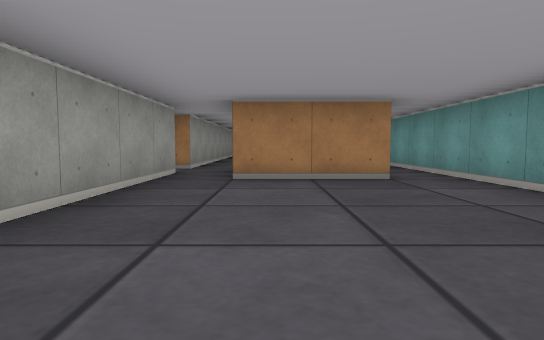
[1] (above)

24 first-person views from a walk through a cub3D level. The camera is about half as high as the walls, tilts 4° down and sees 75° across. The floor is counted in squares. Each view is taken from the middle of a square. On the plan, view 1 faces up. The plan holds only what a view shows up to about 9 squares ahead; the rest is blank.

[2]
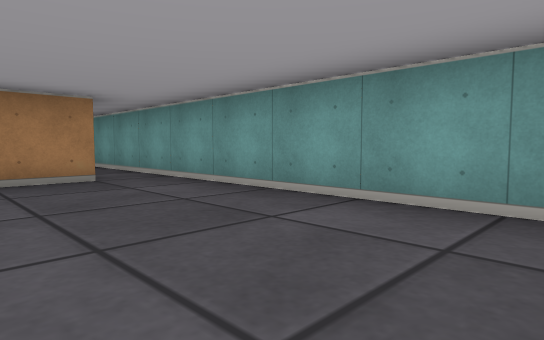

[3]
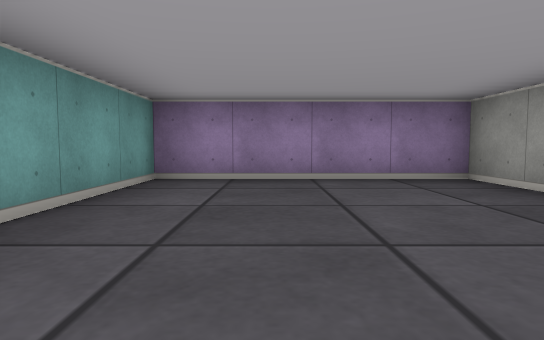

[4]
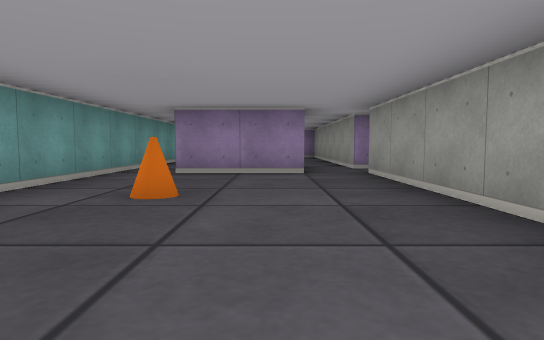

[5]
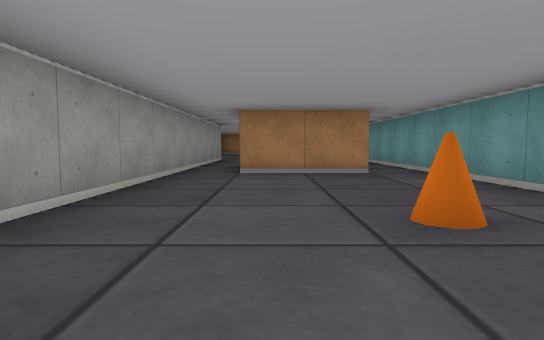

[6]
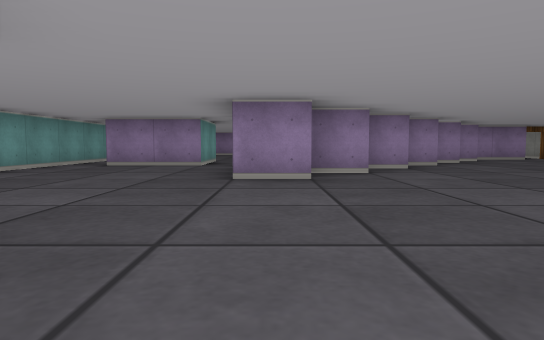

[7]
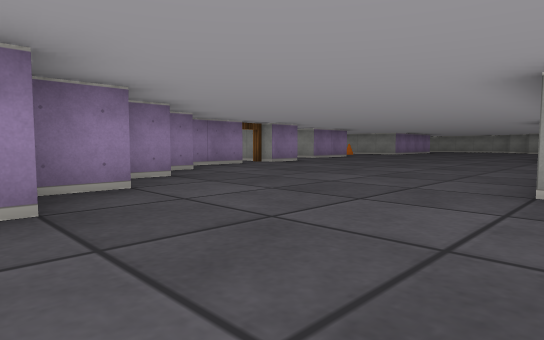

[8]
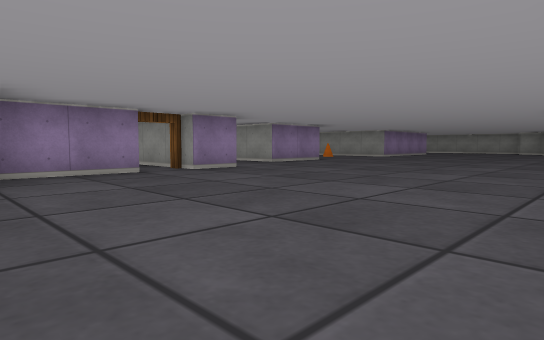

[9]
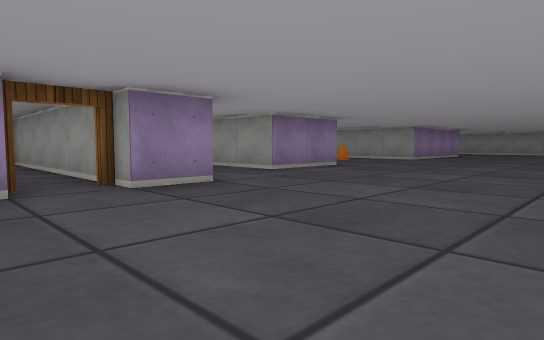

[10]
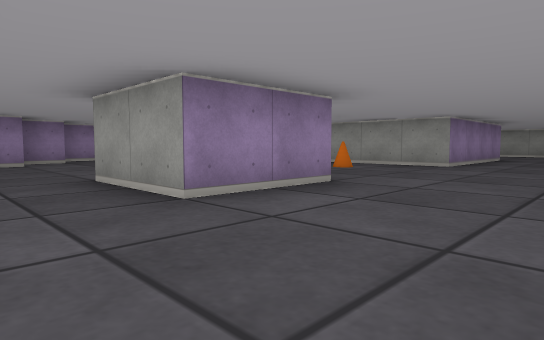

[11]
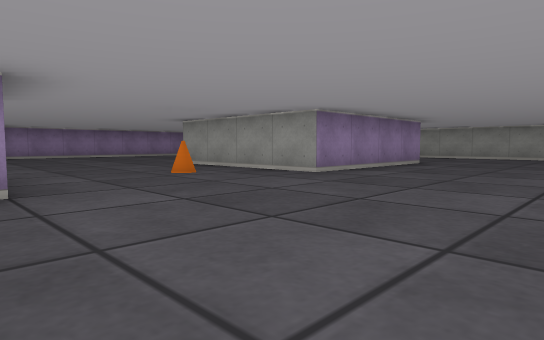

[12]
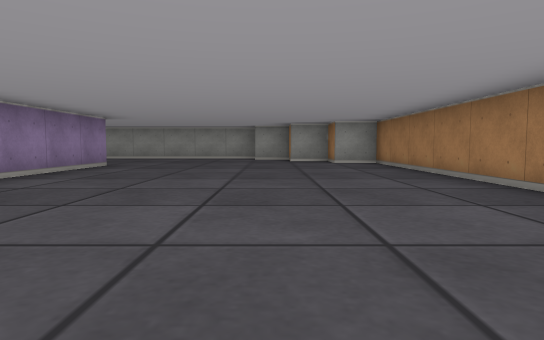

[13]
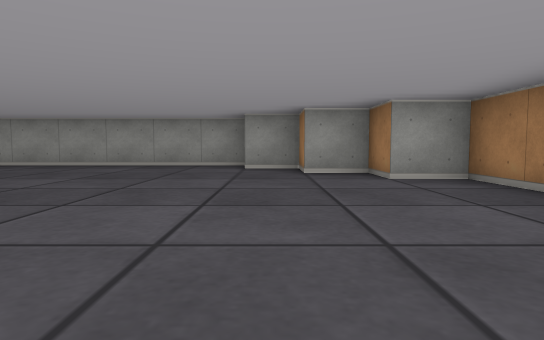

[14]
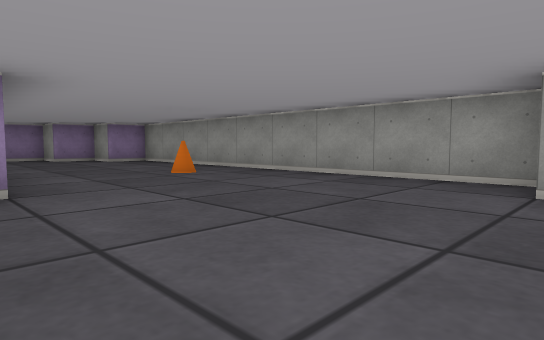

[15]
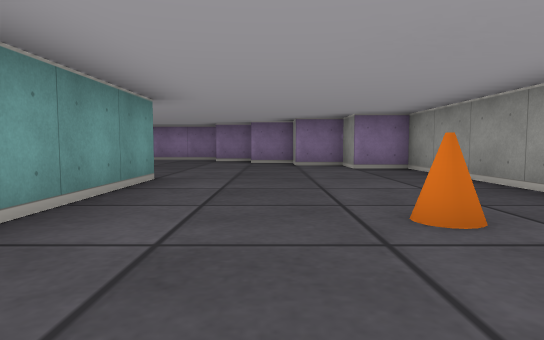

[16]
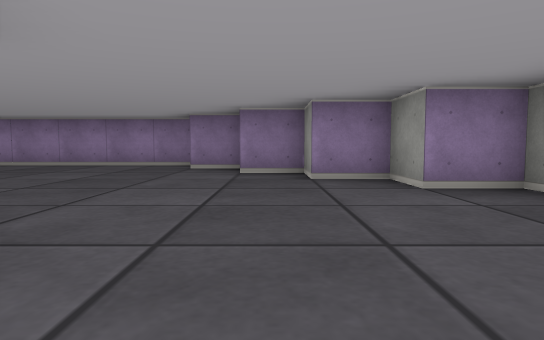

[17]
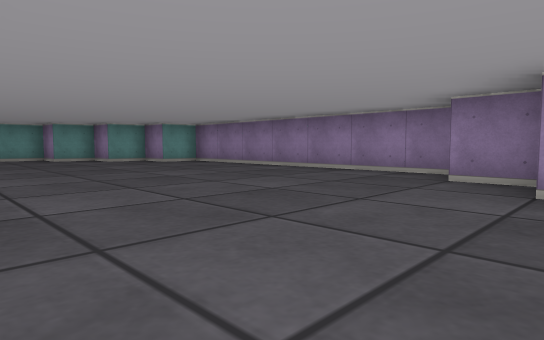

[18]
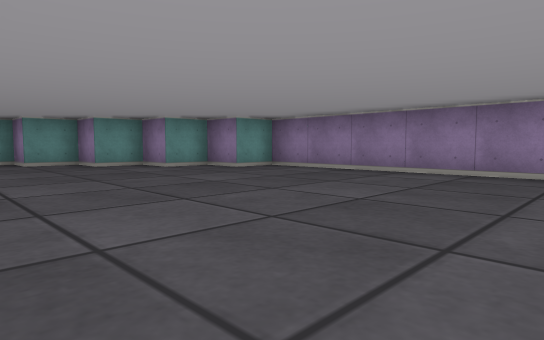

[19]
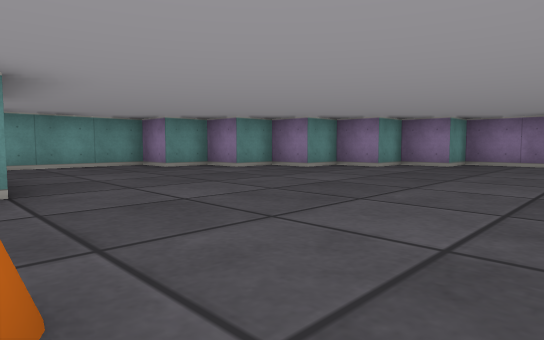

[20]
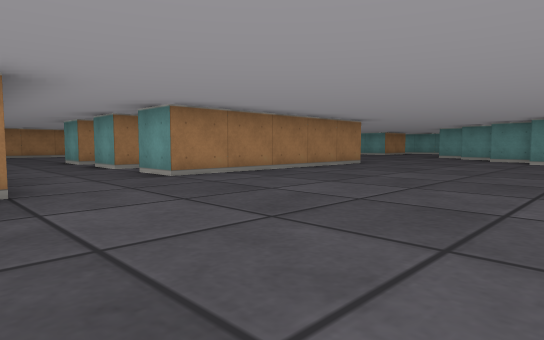

[21]
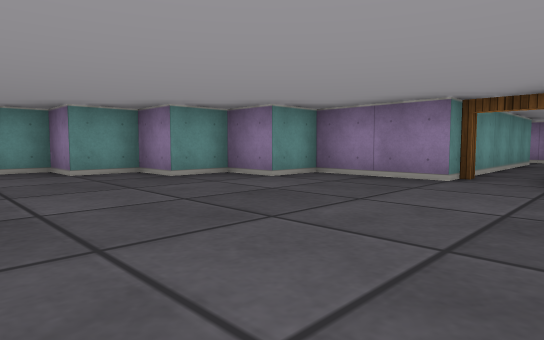

[22]
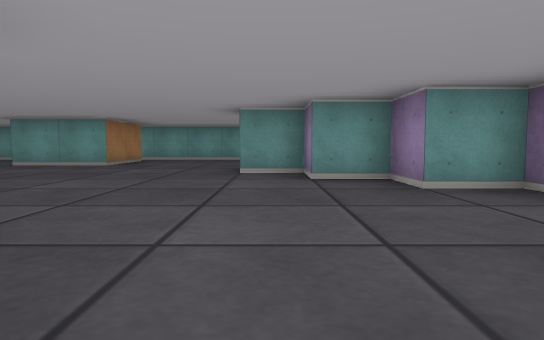

[23]
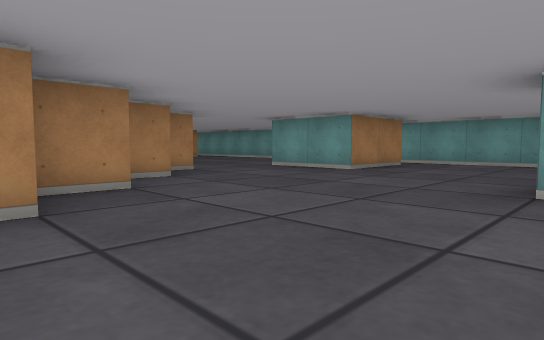

[24]
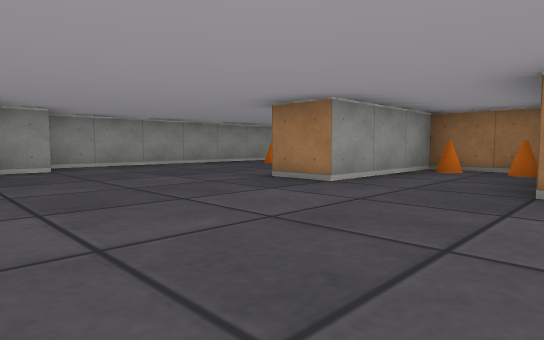

### Floor plan
Points are (right, up) in squares from view 1. A wall is a line through its corners. A room is listed if a view was taken in it or the views show most of it. See-through windows are left out.
Room 1 (views 1, 2, 3)
walls: (1.6, 4.5) (-0.5, 4.5); (-1.5, 5.5) (-1.5, -0.5) (2.5, -0.5) (2.5, 6.5)
ways out: opening at (-1, 5.5) to room 2; opening at (2, 5.5) to room 2; open door at (-2, 6)
Room 2 (views 4, 5)
walls: (-1.5, 12.5) (-1.5, 6.5); (1.6, 12.5) (-0.5, 12.5); (-0.6, 6.5) (1.5, 6.5); (2.5, 6.5) (2.5, 12.5)
ways out: opening at (-1, 5.5) to room 1; opening at (2, 5.5) to room 1; opening at (-1, 13.5) to room 3; opening at (2, 13.5) to room 3
objects: cone (1, 9)
Room 3 (views 6, 7, 8, 9, 10, 11, 12, 13, 14, 15, 16, 17, 18, 19, 20, 21, 22, 23, 24)
walls: (-15.6, 10.5) (-13.5, 10.5) (-13.5, 8.5); (-11.5, 11.5) (-10.5, 11.5); (-9.5, 11.5) (-7.5, 11.5) (-7.5, 12.5) (-6.5, 12.5) (-6.5, 13.5) (-5.5, 13.5) (-5.5, 14.5) (-4.5, 14.5) (-4.5, 15.5) (-3.5, 15.5) (-3.5, 16.5) (-2.5, 16.5) (-2.5, 17.5) (-1.5, 17.5); (-19.1, 16.5) (-24.5, 16.5) (-24.5, 15.5) (-25.5, 15.5) (-25.5, 14.5) (-26.5, 14.5) (-26.5, 13.5); (-20.9, 9.5) (-22.5, 9.5) (-22.5, 6.5) (-23.5, 6.5) (-23.5, 9.1); (-12, 19.5) (-12.5, 19.5) (-12.5, 20.5); (-23.6, 10.5) (-19.5, 10.5) (-19.5, 6.5); (-7.5, 17.5) (-12.5, 17.5) (-12.5, 18.5); (-12.5, 21.5) (-12.5, 22.5); (-27.5, 13.5) (-27.5, 4.5) (-26.5, 4.5) (-26.5, 3.5) (-25.5, 3.5) (-25.5, 2.5) (-24.5, 2.5); (-4.4, 20.5) (-5.4, 20.5); (-1.5, 16) (-1.5, 12.5); (-24.5, 1.5) (-23.5, 1.5); (-23.4, 0.5) (-16.5, 0.5) (-16.5, 1.5) (-15.5, 1.5) (-15.5, 2.5) (-14.5, 2.5) (-14.5, 3.5) (-13.5, 3.5) (-13.5, 4.5) (-12.5, 4.5) (-12.5, 5.5) (-11.5, 5.5) (-11.5, 8); (-0.5, 13) (-0.5, 14.5) (1.5, 14.5); (-3.4, 21.5) (-4.1, 21.5); (-2.4, 22.5) (-3, 22.5); (2.5, 12.5) (2.5, 16.2); (2.5, 18.1) (2.5, 21); (1.6, 20.5) (-0.5, 20.5) (-0.5, 22.5)
ways out: opening at (-1, 13.5) to room 2; opening at (2, 13.5) to room 2; opening at (-13.5, 22); opening at (-1, 23.3); opening at (2, 21.5); open door at (-10, 11)
objects: cone (-26, 9); cone (-22, 9); cone (-21, 9); cone (-18, 9)

Positions as (right, up) in squares from view 1, and headings:
1: (0, 0), facing up
2: (0, 0), facing up-right
3: (1, 4), facing down
4: (0, 12), facing down
5: (0, 7), facing up
6: (-2, 22), facing down
7: (-4, 18), facing down-left
8: (-7, 17), facing down-left
9: (-9, 15), facing down-left
10: (-12, 13), facing down-left
11: (-15, 14), facing down-left
12: (-16, 14), facing left
13: (-20, 14), facing left
14: (-23, 14), facing down-left
15: (-25, 11), facing down
16: (-25, 8), facing down
17: (-25, 6), facing down-right
18: (-22, 6), facing down-right
19: (-19, 9), facing down-right
20: (-15, 13), facing up-right
21: (-11, 16), facing down-right
22: (-8, 17), facing right
23: (-6, 17), facing up-right
24: (-20, 3), facing up-left
